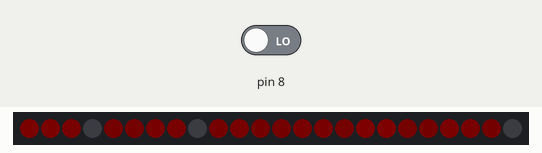
This sketch was run on a simulated Arduino Uno, built with avr-gcc and run on an emulated ATmega328P. Shown: 24 RGB LEDs in strip order, left to right. Inputs (shaded band) come from the test bench; at power-on: pin 8 LOW. Dim RGB values are drawn brighter than linear; random numbers use the default seed unless the sketch sets one.

Above: at 0.58 s.
At 5.1 s:
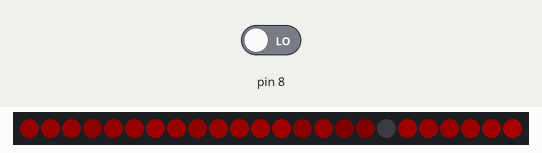
5.2 s: pin 8 driven HIGH
At 9.86 s:
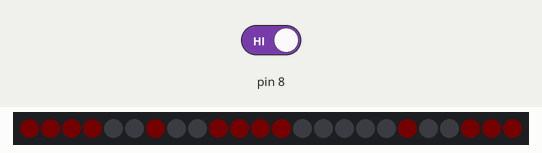
Timing chart, 0 to 11.4 s (numbered marks = the images above; inputs shaded):
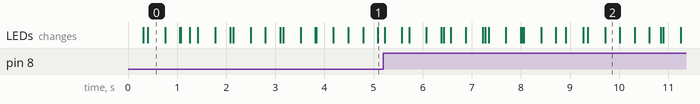

The sketch:

PulsingGoggles.ino
```cpp
#include <Adafruit_NeoPixel.h>
#include <SoftwareSerial.h>

#define STATE_OFF 0
#define STATE_FADING_IN 1
#define STATE_FADING_OUT 2
#define STATE_ACTIVE 3

#define MAX_RED 50

Adafruit_NeoPixel strip = Adafruit_NeoPixel(24, 12, NEO_GRB + NEO_KHZ800);

static int state = STATE_FADING_IN;
static int fade = 0;
static int redLevel[24];
static int redLevelTarget[24];

void setup()
{
  randomSeed(analogRead(0));
  Serial.begin(115200);
  strip.begin();
  strip.show();
  for (int i = 0; i < 24; i++) {
    redLevel[i] = random(0,MAX_RED);
    redLevelTarget[i] = random(0,MAX_RED);
  }
  pinMode(8,INPUT);
}

void updateFade()
{
  for (int i = 0; i < 24; i++) {
    int rl = (redLevel[i] * fade) / 255;
    strip.setPixelColor(i, rl, 0, 0);
  }
  strip.show();
}

void updateFadeIn()
{
  fade++;
  if (fade == 255) {
    state = STATE_ACTIVE;
  }
  updateFade();
}

void updateFadeOut()
{
  fade--;
  if (fade == 0) {
    state = STATE_OFF;
  }
  updateFade();
}

void updateActive()
{
  for (int i = 0; i < 24; i++) {
    if (redLevel[i] == redLevelTarget[i]) {
      if (redLevelTarget[i] > 20) {
        redLevelTarget[i] = random(0,30);
      } else {
        redLevelTarget[i] = random(30,MAX_RED);
      }
    } else if (redLevel[i] > redLevelTarget[i]) {
      redLevel[i]--;
    } else if (redLevel[i] < redLevelTarget[i]) {
      redLevel[i]++;
    }
  }
  updateFade();
}

void loop() {
  delay(15);
  switch (state) {
    case STATE_OFF:
      if (digitalRead(8) == HIGH) {
        state = STATE_FADING_IN;
      }
      break;
    case STATE_FADING_IN:
      updateFadeIn();
      break;
    case STATE_FADING_OUT:
      updateFadeOut();
      break;
    case STATE_ACTIVE:
      updateActive();
      if (digitalRead(8) == HIGH) {
        state = STATE_FADING_OUT;
      }
      break;
  }
}
```
